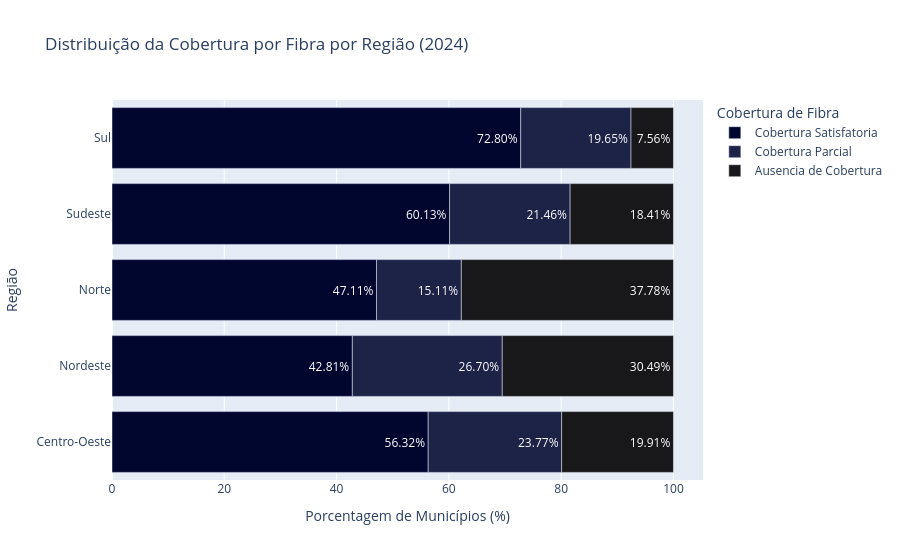

The notebook cell saved with this chart:
### Markdown cell above
## Gráfico municípios com cobertura de fibra(2024)

### Code cell
#Criando o DF para plotar
df_2024 = resultado_f[['2024']]
total_por_regiao = df_2024.groupby(level='regiao')['2024'].transform('sum')
df_2024['total_por_regiao'] = total_por_regiao
df_2024['Porcentagem'] = (df_2024['2024']/df_2024['total_por_regiao'])*100
df_2024 = df_2024.rename(columns={'2024': 'Municipios_2024'})

df_grafico = df_2024.reset_index()
# Criando mapa de cores
mapa_cores = {
    'Cobertura Satisfatoria': '#00062e',
    'Cobertura Parcial': '#1d2247',
    'Ausencia de Cobertura': '#18181a'
}
#Criando Gráfico
fig = px.bar(
    df_grafico,
    x = 'Porcentagem',
    y = 'regiao',
    color = 'tipo_cobertura',
    orientation = 'h',
    color_discrete_map = mapa_cores,
    title = 'Distribuição da Cobertura por Fibra por Região (2024)',
    labels={'regiao': 'Região', 'Porcentagem': 'Porcentagem de Municípios (%)','tipo_cobertura': 'Cobertura de Fibra'},
    text=df_grafico['Porcentagem'].map('{:.2f}%'.format),
    hover_data={'Municipios_2024': True, 'Porcentagem': ':.2f'}
)
fig.update_traces(textposition='inside', textfont_size=12)
fig.show()

### Figure 1 — Plotly figure (JSON) as saved in the notebook; plotly's stock layout.template omitted (floating-point values rounded to 4 significant figures)
{"data": [{"customdata": [[263], [768], [212], [1003], [867]], "hovertemplate": "Cobertura de Fibra=Cobertura Satisfatoria<br>Porcentagem de Municípios (%)=%{x:.2f}<br>Região=%{y}<br>text=%{text}<br>Municipios_2024=%{customdata[0]}<extra></extra>", "legendgroup": "Cobertura Satisfatoria", "marker": {"color": "#00062e", "pattern": {"shape": ""}}, "name": "Cobertura Satisfatoria", "orientation": "h", "showlegend": true, "text": ["56.32%", "42.81%", "47.11%", "60.13%", "72.80%"], "textfont": {"size": 12}, "textposition": "inside", "type": "bar", "x": [56.32, 42.81, 47.11, 60.13, 72.8], "xaxis": "x", "y": ["Centro-Oeste", "Nordeste", "Norte", "Sudeste", "Sul"], "yaxis": "y"}, {"customdata": [[111], [479], [68], [358], [234]], "hovertemplate": "Cobertura de Fibra=Cobertura Parcial<br>Porcentagem de Municípios (%)=%{x:.2f}<br>Região=%{y}<br>text=%{text}<br>Municipios_2024=%{customdata[0]}<extra></extra>", "legendgroup": "Cobertura Parcial", "marker": {"color": "#1d2247", "pattern": {"shape": ""}}, "name": "Cobertura Parcial", "orientation": "h", "showlegend": true, "text": ["23.77%", "26.70%", "15.11%", "21.46%", "19.65%"], "textfont": {"size": 12}, "textposition": "inside", "type": "bar", "x": [23.77, 26.7, 15.11, 21.46, 19.65], "xaxis": "x", "y": ["Centro-Oeste", "Nordeste", "Norte", "Sudeste", "Sul"], "yaxis": "y"}, {"customdata": [[93], [547], [170], [307], [90]], "hovertemplate": "Cobertura de Fibra=Ausencia de Cobertura<br>Porcentagem de Municípios (%)=%{x:.2f}<br>Região=%{y}<br>text=%{text}<br>Municipios_2024=%{customdata[0]}<extra></extra>", "legendgroup": "Ausencia de Cobertura", "marker": {"color": "#18181a", "pattern": {"shape": ""}}, "name": "Ausencia de Cobertura", "orientation": "h", "showlegend": true, "text": ["19.91%", "30.49%", "37.78%", "18.41%", "7.56%"], "textfont": {"size": 12}, "textposition": "inside", "type": "bar", "x": [19.91, 30.49, 37.78, 18.41, 7.557], "xaxis": "x", "y": ["Centro-Oeste", "Nordeste", "Norte", "Sudeste", "Sul"], "yaxis": "y"}], "layout": {"barmode": "relative", "legend": {"title": {"text": "Cobertura de Fibra"}, "tracegroupgap": 0}, "title": {"text": "Distribuição da Cobertura por Fibra por Região (2024)"}, "xaxis": {"anchor": "y", "domain": [0, 1], "title": {"text": "Porcentagem de Municípios (%)"}}, "yaxis": {"anchor": "x", "domain": [0, 1], "title": {"text": "Região"}}}}
